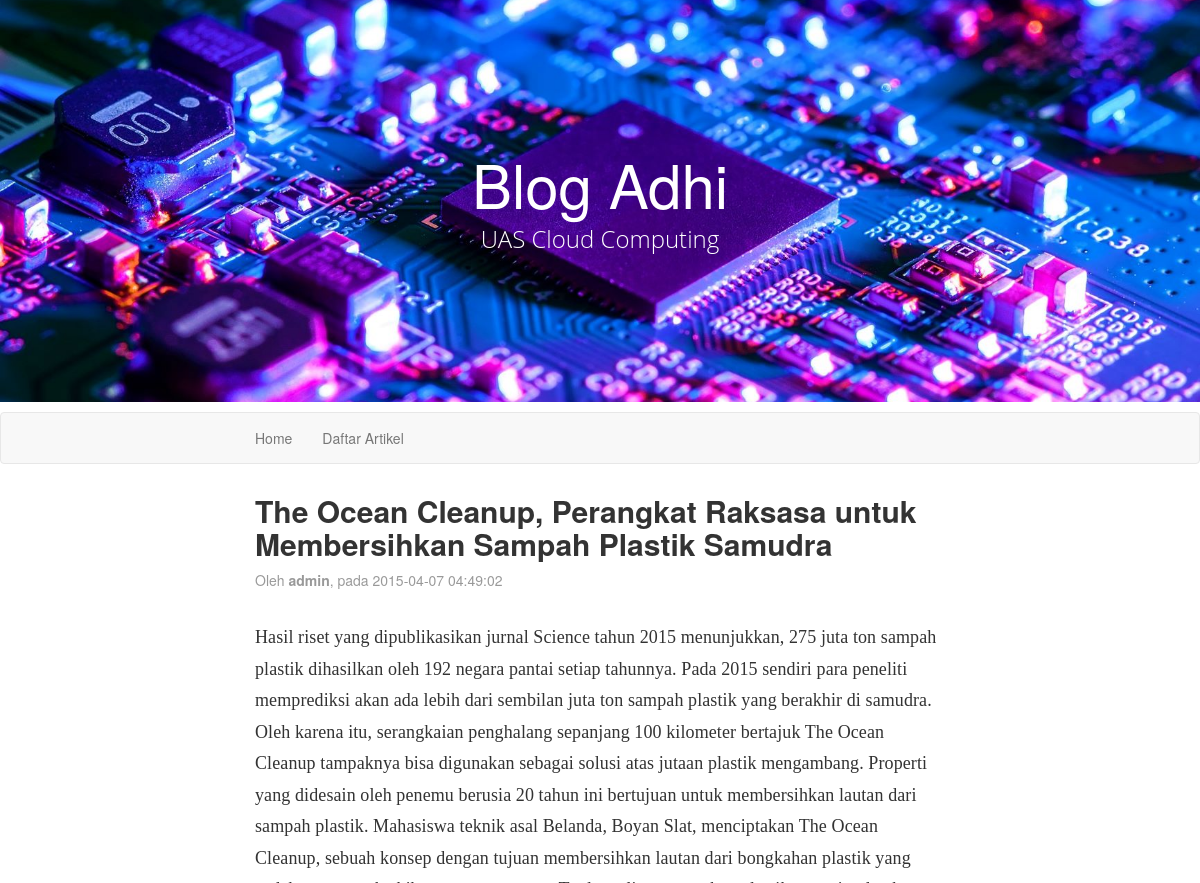
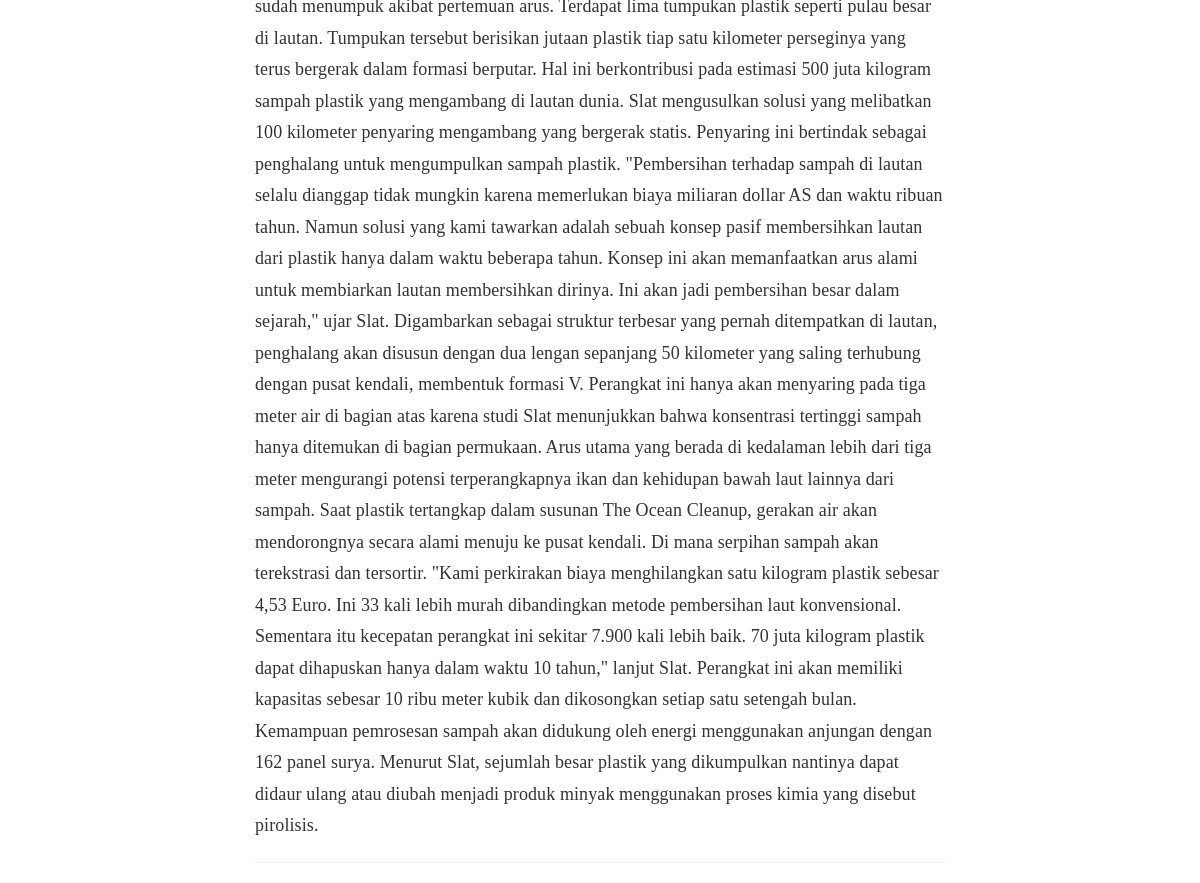
The app's page /artikel.php?id=4 with its own data (2 pictures, top to bottom).
### tables this page shows
CREATE TABLE `artikel` (
  `id` int(11) NOT NULL,
  `judul` varchar(255) NOT NULL,
  `isi` text NOT NULL,
  `tanggal` timestamp NOT NULL DEFAULT current_timestamp(),
  `penulis` varchar(128) NOT NULL
);

### artikel.php (the view, shortened to what this page needs)
<?php include("konektor.php"); ?>
<!DOCTYPE html>
<html>
    <head>
        <link rel="stylesheet" href="bootstrap/css/bootstrap.css" />
        <link rel="stylesheet" href="bootstrap/css/style.css" />
        <link rel="stylesheet" href="font-awesome/css/font-awesome.css" />
    </head>
    <body>
        <header>
            <?php include("header.php"); ?>
        </header>
        <nav class="navbar navbar-default"><?php include("menu.php"); ?></nav>
        <article>
            <div class="container wrap">
                <div class="row">
                    <div class="col-md-12">
                        <?php
                            if(isset($_GET['id']) && !empty($_GET['id'])){
                                $id = $_GET['id'];
                                $query = mysqli_query($koneksi, "SELECT * FROM artikel WHERE id='$id' ORDER BY tanggal DESC");
                                if(mysqli_num_rows($query) > 0 ){
                                    while($artikel = mysqli_fetch_array($query)){
                                        echo "<div class='artikel-kop'>";
                                        echo "<h2><b>".$artikel['judul']."</b></h2>";
                                        echo "<p class='artikel-tanggal'>Oleh <b>".$artikel['penulis']."</b>, pada ".$artikel['tanggal']."</p>";
                                        echo "</div>";
                                        echo "<div class='artikel-isi'>";
                                        echo $artikel['isi'];
                                        echo "</div><hr/>";
                                    }
                                } else {include("404.php");
                                }
                            } else {
                                include("404.php");
                            }
                        ?>
                    </div>
                </div>
            </div>
        </article>
    </body>
</html>

### records on screen
artikel: judul "The Ocean Cleanup, Perangkat Raksasa untuk Membersihkan Sampah Plastik Samudra", penulis "admin", tanggal "2015-04-07 04:49:02", isi "Hasil riset yang dipublikasikan jurnal Science tahun 2015 menunjukkan, 275 juta ton sampah plastik dihasilkan oleh 192 negara pantai setiap tahunnya. Pada 2015 sendiri para peneliti memprediksi akan ada lebih dari sembilan juta ton sampah plastik yang berakhir di samudra. Oleh karena itu, serangkaian penghalang sepanjang 100 kilometer bertajuk The Ocean Cleanup tampaknya bisa digunakan sebagai solusi atas jutaan plastik mengambang. Properti yang didesain oleh penemu berusia 20 tahun ini bertujuan untuk membersihkan lautan dari sampah plastik. Mahasiswa teknik asal Belanda, Boyan Slat, menciptakan The Ocean Cleanup, sebuah konsep dengan tujuan membersihkan lautan dari bongkahan plastik yang…"
